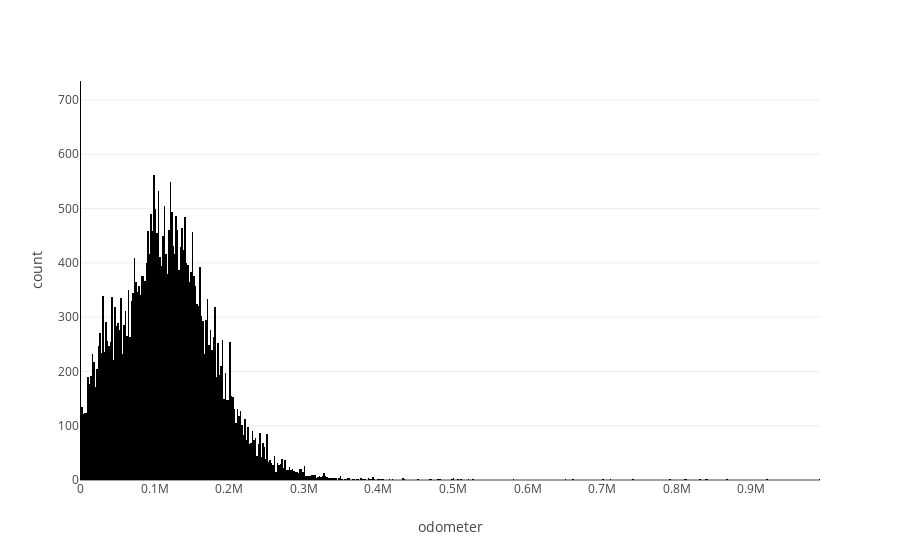

This figure's notebook cell:
### Code cell
px.histogram(vehicles_df, x='odometer')

### Figure 1 — Plotly figure (JSON) as saved in the notebook; plotly's stock layout.template omitted (floating-point values rounded to 4 significant figures; data arrays with more than 128 entries replaced by an {"elided": "..."} marker saying what was removed)
{"data": [{"alignmentgroup": "True", "bingroup": "x", "hovertemplate": "odometer=%{x}<br>count=%{y}<extra></extra>", "legendgroup": "", "marker": {"color": "#000001", "pattern": {"shape": ""}}, "name": "", "offsetgroup": "", "orientation": "v", "showlegend": false, "type": "histogram", "x": {"elided": "36349 int values"}, "xaxis": "x", "yaxis": "y"}], "layout": {"barmode": "relative", "legend": {"tracegroupgap": 0}, "margin": {"t": 60}, "xaxis": {"anchor": "y", "domain": [0, 1], "title": {"text": "odometer"}}, "yaxis": {"anchor": "x", "domain": [0, 1], "title": {"text": "count"}}}}
